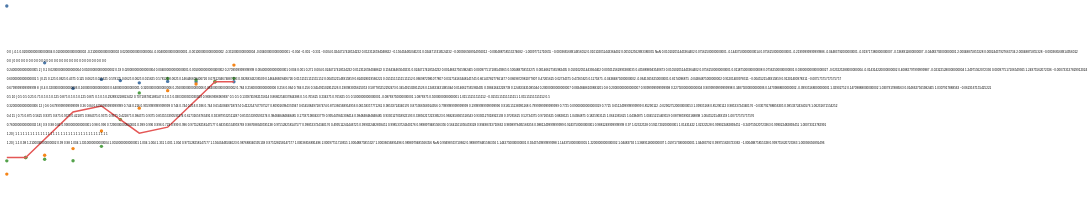

The Vega-Lite source for this figure:
### Vega specification from a JSON file in a GitHub repository (floating-point values rounded to 4 significant figures)
{"$schema": "https://vega.github.io/schema/vega/v6.json", "description": "Vega 6.4.0's easing functions and interpolateLinear (vega/vega#4316), as a chart uses them: a normalized time mapped to a position. Every one of d3-ease's 37 names is evaluated at eleven times, a string and a time past each end included, and printed in full so a difference in the last digit shows; three are also drawn, and interpolateLinear reads a custom curve. The four families built on pow, sin and cos (poly, sin, exp, elastic) are printed to fifteen significant digits: those functions are not correctly rounded, the JVM's Math intrinsics land a unit in the last place away from V8's fdlibm on some inputs and differently on x86 and ARM, and easeSinInOut(1.1) and easeExpIn(0.25) are two such inputs. Every other curve is arithmetic and sqrt, correctly rounded everywhere, and is printed in full.", "width": 300, "height": 200, "padding": 5, "data": [{"name": "times", "values": [{"t": -0.1}, {"t": 0}, {"t": 0.1}, {"t": 0.25}, {"t": "0.4"}, {"t": 0.5}, {"t": 0.6}, {"t": 0.75}, {"t": 0.9}, {"t": 1}, {"t": 1.1}], "transform": [{"type": "formula", "as": "curve", "expr": "interpolateLinear([0, 0.8, 0.2, 1], datum.t)"}, {"type": "window", "ops": ["row_number"], "as": ["row"]}]}], "scales": [{"name": "x", "type": "linear", "domain": [-0.1, 1.1], "range": "width"}, {"name": "y", "type": "linear", "domain": [-0.5, 1.5], "range": "height"}], "marks": [{"type": "symbol", "from": {"data": "times"}, "encode": {"enter": {"x": {"scale": "x", "field": "t"}, "y": {"scale": "y", "signal": "easeElastic(datum.t)"}, "size": {"value": 20}, "fill": {"value": "#4c78a8"}}}}, {"type": "symbol", "from": {"data": "times"}, "encode": {"enter": {"x": {"scale": "x", "field": "t"}, "y": {"scale": "y", "signal": "easeBounceInOut(datum.t)"}, "size": {"value": 20}, "fill": {"value": "#f58518"}}}}, {"type": "symbol", "from": {"data": "times"}, "encode": {"enter": {"x": {"scale": "x", "field": "t"}, "y": {"scale": "y", "signal": "easeBack(datum.t)"}, "size": {"value": 20}, "fill": {"value": "#54a24b"}}}}, {"type": "line", "from": {"data": "times"}, "encode": {"enter": {"x": {"scale": "x", "field": "t"}, "y": {"scale": "y", "field": "curve"}, "stroke": {"value": "#e45756"}}}}, {"type": "text", "from": {"data": "times"}, "encode": {"enter": {"x": {"value": 0}, "y": {"signal": "datum.row * 12"}, "fontSize": {"value": 4}, "text": {"signal": "datum.curve + ' ' + interpolateLinear([0, 10, 20], datum.t) + ' | ' + easeLinear(datum.t) + ' ' + easeQuad(datum.t) + ' ' + easeQuadIn(datum.t) + ' ' + easeQuadOut(datum.t) + ' ' + easeQuadInOut(datum.t) + ' ' + easeCubic(datum.t) + ' ' + easeCubicIn(datum.t) + ' ' + easeCubicOut(datum.t) + ' ' + easeCubicInOut(datum.t) + ' ' + format(easePoly(datum.t), '.15') + ' ' + format(easePolyIn(datum.t), '.15') + ' ' + format(easePolyOut(datum.t), '.15') + ' ' + format(easePolyInOut(datum.t), '.15') + ' ' + format(easeSin(datum.t), '.15') + ' ' + format(easeSinIn(datum.t), '.15') + ' ' + format(easeSinOut(datum.t), '.15') + ' ' + format(easeSinInOut(datum.t), '.15') + ' ' + format(easeExp(datum.t), '.15') + ' ' + format(easeExpIn(datum.t), '.15') + ' ' + format(easeExpOut(datum.t), '.15') + ' ' + format(easeExpInOut(datum.t), '.15') + ' ' + easeCircle(datum.t) + ' ' + easeCircleIn(datum.t) + ' ' + easeCircleOut(datum.t) + ' ' + easeCircleInOut(datum.t) + ' ' + easeBounce(datum.t) + ' ' + easeBounceIn(datum.t) + ' ' + easeBounceOut(datum.t) + ' ' + easeBounceInOut(datum.t) + ' ' + easeBack(datum.t) + ' ' + easeBackIn(datum.t) + ' ' + easeBackOut(datum.t) + ' ' + easeBackInOut(datum.t) + ' ' + format(easeElastic(datum.t), '.15') + ' ' + format(easeElasticIn(datum.t), '.15') + ' ' + format(easeElasticOut(datum.t), '.15') + ' ' + format(easeElasticInOut(datum.t), '.15')"}}}}]}
